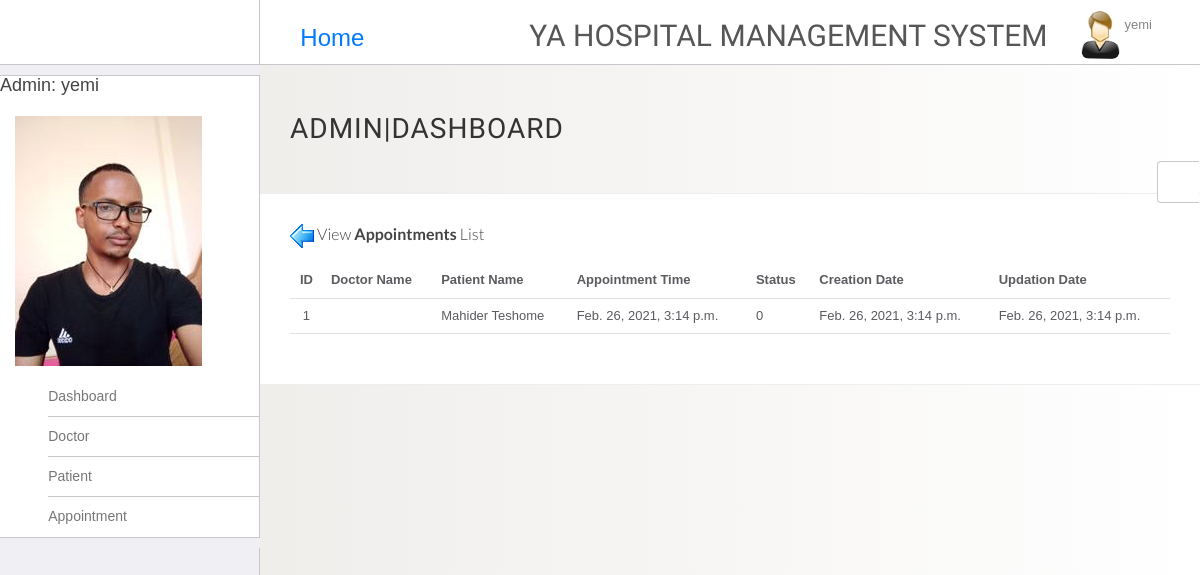
Screenshot of /appointments_list/ (signed in) with the database file from the repository.
### users/models.py (models this page shows, shortened)
class Admin(models.Model):
    admin = models.OneToOneField(User, default="", on_delete=models.CASCADE)
    Male = 'M'
    Female = 'F'
    Gender = [
        (Male, 'M'),
        (Female, 'F'),
    ]
    gender = models.CharField(max_length=1, choices=Gender, default="",)
    address = models.CharField(max_length=100, blank=True, null=True)
    phone_no = models.CharField(max_length=20, blank=True, null=True)
    mobile_no = models.CharField(max_length=20, blank=True, null=True)
    updation_date = models.DateTimeField(default=timezone.now)
    image = models.ImageField(default='default.jpg', upload_to='profile_pics', blank=True, null=True)
    class Meta:
        verbose_name_plural = 'Admin'

class Patient(models.Model):
    patient = models.OneToOneField(User, default="", on_delete=models.CASCADE)
    a = 'A'
    aa = 'A+'
    b = 'B'
    bb = 'B+'
    ab = 'AB'
    oo = 'O+'
    o ='O-'
    blood_choice = (
        (a , 'A'),
        (aa , 'A+'),
        (b , 'B'),
        (bb , 'B+'),
        (ab , 'AB'),
        (oo , 'O+'),
        (o , 'O-'),
    )
    blood_type = models.CharField(choices=blood_choice, max_length=10, blank=True, null=True)
    address = models.CharField(max_length=100, blank=True, null=True)
    mobile_no = models.CharField(max_length=20, blank=True, null=True)
    age = models.PositiveSmallIntegerField()
    Male = 'M'
    Female = 'F'
    Gender = [
        (Male, 'M'),
        (Female, 'F'),
    ]
    gender = models.CharField(max_length=1, choices=Gender, default="",)
    Active = 1
    InActive = 0
    status_choice = (
        (Active, 1),
        (InActive, 0),
    )
    status = models.IntegerField(choices=status_choice)
    image = models.ImageField(default='default.jpg', upload_to='profile_pics', blank=True, null=True)
    creation_date = models.DateTimeField(default=timezone.now)
    updation_date = models.DateTimeField(default=timezone.now)
    class Meta:
        verbose_name_plural = 'Patients'

### main/models.py (models this page shows)
class Appointment(models.Model):
    doctor = models.ForeignKey(Doctor, null=True, on_delete=models.SET_NULL)
    patient = models.ForeignKey(Patient, null=True, on_delete=models.SET_NULL)
    appointment_time = models.DateTimeField(default=timezone.now)
    Active = 1
    InActive = 0
    status_choice = (
        (Active, 1),
        (InActive, 0),
    )
    status = models.IntegerField(choices=status_choice)
    created_date = models.DateTimeField(default=timezone.now)
    updation_date = models.DateTimeField(default=timezone.now)
    class Meta:
        verbose_name_plural = "Appointments"

### users/views.py (the view)
# urls.py: path('appointments_list/', AppointmentsListView.as_view(), name='appointments_list'),
class AppointmentsListView(LoginRequiredMixin, ListView):
    model = Appointment
    template_name = 'appointments_list.html'
    context_object_name = 'appointments'

### templates/appointments_list.html
{% extends 'main.html' %}
{% load static %}
{% block content %}
  <div class="container-fluid container-fullw bg-white">
    <div class="row">
      <div class="col-md-12">
        <h5 class="over-title margin-bottom-15"> <a href="{% url 'main-home' %}"><img src="{% static 'images/back.ICO' %}" alt=""> </a>View <span class="text-bold">Appointments</span> List</h5>
      <table class="table table-hover" id="sample-table-1">
          <thead>
            <tr>
              <th class="center">ID</th>
              <th>Doctor Name</th>
              <th>Patient Name</th>
              <th>Appointment Time</th>
              <th>Status</th>
              <th>Creation Date</th>
              <th>Updation Date </th>
            </tr>
          </thead>
        {% for appointment in appointments %}
          <tbody>
            <tr>
              <td class="center">{{appointment.id}}</td>
              <td class="hidden-xs">{{appointment.doctor.doctor.first_name}} {{appointment.doctor.doctor.last_name}}</td>
              <td class="hidden-xs">{{appointment.patient.patient.first_name}} {{appointment.patient.patient.last_name}}</td>
              <td>{{appointment.appointment_time}}</td>
              <td>{{appointment.status}}</td>
              <td>{{appointment.created_date}}</td>
              <td>{{appointment.updation_date}}</td>
            </tr>
           </tbody>
         {% endfor %}
         </table>
        </div>
      </div>
    </div>
{% endblock content %}

### templates/main.html (shortened to what this page needs)
{% load static %}
<!DOCTYPE html>
<html lang="en">
	<head>
    <link rel="stylesheet" href="{% static 'css/themes/theme-1.css' %}" id="skin_color" />
		<link rel="stylesheet" href="{% static 'vendor/bootstrap/css/bootstrap.min.css' %}">
		<link rel="stylesheet" href="{% static 'vendor/fontawesome/css/font-awesome.min.css' %}">
		<link rel="stylesheet" href="{% static 'vendor/themify-icons/themify-icons.min.css' %}">
		<link href="{% static 'vendor/animate.css/animate.min.css' %}" rel="stylesheet" media="screen">
		<link href="{% static 'vendor/perfect-scrollbar/perfect-scrollbar.min.css' %}" rel="stylesheet" media="screen">
		<link href="{% static 'vendor/switchery/switchery.min.css' %}" rel="stylesheet" media="screen">
		<link href="{% static 'vendor/bootstrap-touchspin/jquery.bootstrap-touchspin.min.css' %}" rel="stylesheet" media="screen">
		<link href="{% static 'vendor/select2/select2.min.css' %}" rel="stylesheet" media="screen">
		<link href="{% static 'vendor/bootstrap-datepicker/bootstrap-datepicker3.standalone.min.css' %}" rel="stylesheet" media="screen">
		<link href="{% static 'vendor/bootstrap-timepicker/bootstrap-timepicker.min.css' %}" rel="stylesheet" media="screen">
		<link rel="stylesheet" type="text/css" href="{% static 'main/css/bootstrap.min.css' %}">
		<link rel="stylesheet" href="{% static 'css/styles.css' %}">
		<link rel="stylesheet" href="{% static 'css/plugins.css' %}">
		<link rel="stylesheet" type="text/css" href="{% static 'main.css' %}">
	</head>
	<body>
		<div id="app">
      <div class="sidebar app-aside" id="sidebar">
      				<div class="sidebar-container perfect-scrollbar">
      						<ul class="nav navbar-left">
      								<li  style="padding-top:5% ">
                        {% if user.admin %}
                          <h4>Admin: {{user.username}}</h4>
                          {% elif user.doctor %}
                            <h4>Doctor: {{user.username}}</h4>
                        {% elif user.patient %}
								          <h4>Patient: {{user.username}}</h4>
                        {% else %}
                          <h4>User: {{user.username}}</h4>
                        {% endif %}
      							</li>
    							<li>
                    {% if user.admin %}
      								<a href class="dropdown-toggle" data-toggle="dropdown">
      									<img src="{{ user.admin.image.url }}" alt="profile" > <span class="username"></i></span></a>
                    {% elif user.doctor %}
                      <a href class="dropdown-toggle" data-toggle="dropdown">
                      <img src="{{ user.doctor.image.url }}" alt="profile" > <span class="username"></i></span></a>
                    {% elif user.patient %}
                        <a href class="dropdown-toggle" data-toggle="dropdown">
                        <img src="{{ user.patient.image.url }}" alt="profile" > <span class="username"></i></span></a>
                    {% else %}
                        <a href class="dropdown-toggle" data-toggle="dropdown">
                          <img src="{% static 'images/avatar.png' %}" alt="profile" > <span class="username"></i></span></a>
                    {% endif %}
                  </li>
                    </ul>
            <nav>
  						<ul class="main-navigation-menu">
                {% if user.admin %}
                <li>
                  <a href="{% url 'main-home' %}">
                    <div class="item-content">
                      <div class="item-media">
                        <i class="ti-home"></i>
                      </div>
                      <div class="item-inner">
                        <span class="title"> Dashboard </span>
                      </div></div></a></li>
                <li>
                  <a href="{% url 'doctor' %}">
                    <div class="item-content">
                      <div class="item-media">
                        <i class="ti-pencil-alt"></i>
                      </div>
                      <div class="item-inner">
                        <span class="title"> Doctor </span>
                      </div>
                    </div>
                  </a>
                </li>
                <li>
                  <a href="{% url 'patient' %}">
                    <div class="item-content">
                      <div class="item-media">
                        <i class="ti-pencil-alt"></i>
                      </div>
                      <div class="item-inner">
                        <span class="title"> Patient </span>
                      </div>
                    </div>
                  </a>
                </li>
                <li>
                  <a href="{% url 'appointment' %}">
                    <div class="item-content">
                      <div class="item-media">
                        <i class="ti-pencil-alt"></i>
                      </div>
                      <div class="item-inner">
                        <span class="title"> Appointment </span>
                      </div>
                    </div>
                  </a>
                </li>
                {% endif %}
  						</ul>
  					</nav>
      					</div>
      			</div>
			<div class="app-content">
        <header class="navbar navbar-default navbar-static-top ">
        					<div class="navbar-header ">
        						<a href="#" class="sidebar-toggler pull-right visible-md visible-lg" data-toggle-class="app-sidebar-closed" data-toggle-target="#app">
        							<i class="ti-align-justify"></i>
        						</a>
        					</div>
        					<div class="navbar-collapse collapse">
                    <ul class="nav navbar-nav">
                      <h3 style="margin-top:25px;"><a class="nav-item nav-link text-black" href="{% url 'main-home' %}"><i class="fa fa-home" aria-hidden="true"></i> Home</a></h3>
                   </ul>
        						<ul class="nav navbar-right">
        								<li  style="padding-top:2% ">
                          <a href="{% url 'main-home' %}">
        								<h2>YA Hospital Management System</h2></a>
        							</li>
        							<li class="dropdown current-user">
        								<a href class="dropdown-toggle" data-toggle="dropdown">
        									<img src="{% static 'images/images.jpg' %}"> <span class="username">
                            {{ user.username }}
                         <i class="ti-angle-down"></i></i></span>
        								</a>
        							</li>
        						</ul>
        					</div>
        				</header>
				<div class="main-content" >
					<div class="wrap-content container" id="container">
						<section id="page-title">
							<div class="row">
								<div class="col-sm-8">
									<h1 class="mainTitle">
                    {% if user.admin %}
                      Admin|Dashboard
                    {% elif user.doctor %}
                      Doctor|Dashboard
                    {% elif user.patient %}
                      Patient|Dashboard
                    {% else %}
                      User|Dashboard
                    {% endif %}</h1>
										</div>
							</div>
						</section>
            {% block content %}
            {% endblock content %}
					</div>
				</div>
			</div>
      <div class="settings panel panel-default hidden-xs hidden-sm" id="settings">
      				<button ct-toggle="toggle" data-toggle-class="active" data-toggle-target="#settings" class="btn btn-default">
      					<i class="fa fa-spin fa-gear"></i>
      				</button>
      				</div>
      			</div>
	</body>
</html>

### static/css/themes/theme-1.css (style rules this page uses)
body { background: #FAFAFA; }
header .navbar-header { background: #ffffff !important; border-right-color: #c8c7cc !important; border-bottom-color: #c8c7cc !important; }
header .navbar-header .sidebar-toggler, header .navbar-header .sidebar-mobile-toggler { color: #007aff !important; }
header .navbar-collapse { background: #ffffff !important; border-bottom-color: #c8c7cc !important; box-shadow: none !important; }
header .navbar-collapse .navbar-right > li > a { color: #777; }
header .navbar-collapse .navbar-right > li > a i { color: #007aff !important; }
#sidebar { background: #EFEFF4 !important; }
#sidebar:before { border-right-width: "1px" !important; border-right-style: solid; border-right-color: #c8c7cc !important; }
#sidebar nav { border-right-width: "1px" !important; border-right-style: solid; border-right-color: #c8c7cc !important; }
#sidebar nav > ul { background: #ffffff !important; border-bottom-color: #c8c7cc !important; border-top-color: #c8c7cc !important; }
#sidebar nav > ul > li > a .item-media > i { color: #007aff !important; }
#sidebar nav > ul > li > a .item-inner { color: #777 !important; border-bottom-color: #c8c7cc; }

### static/css/plugins.css (style rules this page uses)
.perfect-scrollbar { overflow-y: hidden !important; }

### static/main.css (style rules this page uses)
body { background: #fafafa; color: #333333; margin-top: 5rem; }
h1, h2, h3, h4, h5, h6 { color: #444444; }
ul { margin: 0; }
body { margin: 0; background-image: linear-gradient(to right, #ECE9E6 , #FFFFFF); }

### rows the page displays
Appointment: id "1", patient.patient.first_name "Mahider", patient.patient.last_name "Teshome", appointment_time "Feb. 26, 2021, 3:14 p.m.", status "0", created_date "Feb. 26, 2021, 3:14 p.m.", updation_date "Feb. 26, 2021, 3:14 p.m."

### other values shown
{{ user.username }} "yemi"
